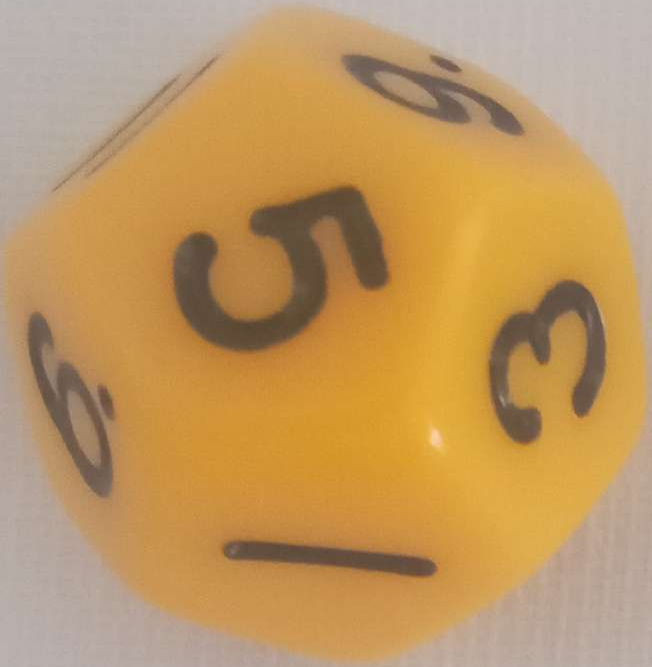
#> input picture die2.png, 652 x 667 px; its folder holds only this picture in this run
$ jupyter execute 'the project.ipynb'   (shell and % lines are left out)
#> lines starting #> are read from the running program, lines starting #| are printed output that depends on the picture; after the words box and inside, x2 and y2 are one past the last pixel; in counts of white or black regions, pixels touching at a corner belong together
[cell 1]

import cv2 # The OpenCV library; install using `pip install opencv-contrib-python`
import numpy as np # Helpful when working with arrays; install using `pip install numpy`
from matplotlib import pyplot as plt # Good for graphing; install using `pip install matplotlib`
from matplotlib import image as image
import easygui # An easy-to-use file-picker; pip install easygui

debug = 0 #set to 1 to see each step set to 0 to run fast
cursed = 0

take in the image of the dice and set it up corectly

[cell 2]
fileName = easygui.fileopenbox(filetypes=["*.jpg","*.jpeg","*.png"])
#> the answer given: die2.png
diceRaw = cv2.imread(fileName,cv2.IMREAD_COLOR)
#> diceRaw is the input picture: shape (667, 652, 3); mean B, G, R 98.2, 151.8, 191.4
#if its a jpg it will need to have its color converted
if(fileName[-4:] == ".jpg" or fileName[5:] == ".jpeg"):
    diceRaw = cv2.cvtColor(diceRaw,cv2.COLOR_RGB2BGR)
if debug == 1:
    plt.imshow(diceRaw)

make the image grey

[cell 3]
diceGrey = cv2.cvtColor(diceRaw, cv2.COLOR_BGR2GRAY)
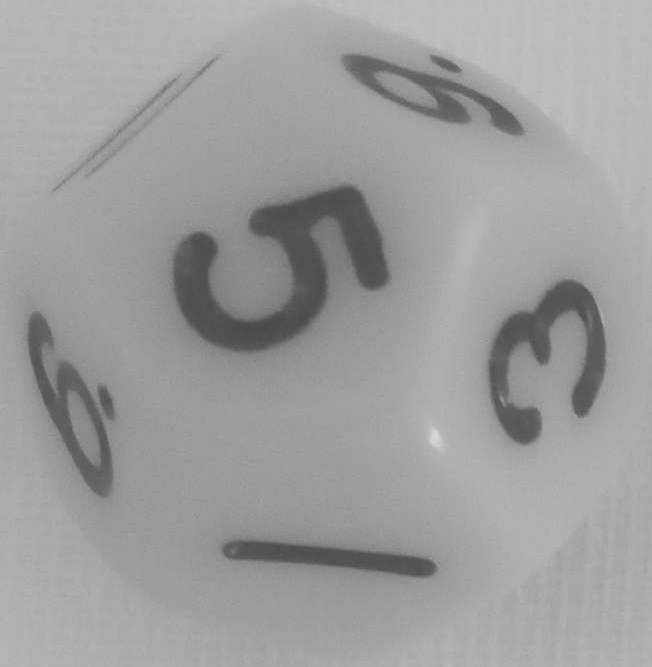
#> diceGrey: shape (667, 652); min 70, max 216, mean 157.6
if debug == 1:
    plt.imshow(diceGrey)

threhold the image (using stats!)

[cell 4]
#MAGIC
thresholdConsant = (np.mean(diceGrey) + np.std(diceGrey))/25
#> thresholdConsant = 7.26
threshholdedAllDice = cv2.adaptiveThreshold(diceGrey, 255,cv2.ADAPTIVE_THRESH_GAUSSIAN_C, cv2.THRESH_BINARY_INV, 501,thresholdConsant)
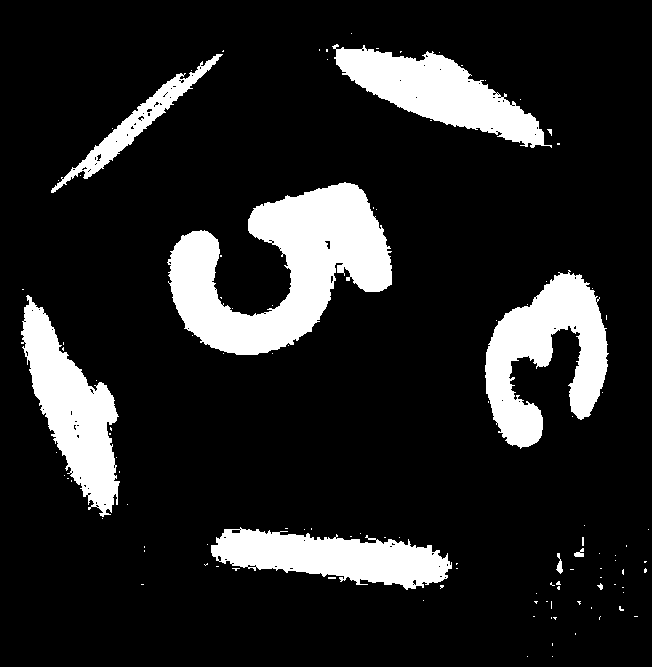
#> threshholdedAllDice: shape (667, 652); 14.4% white; 113 white regions (104 under 20 px), largest, box (x1, y1, x2, y2) and area: (167, 182, 392, 355) 19741, (485, 270, 609, 449) 11247, (21, 295, 120, 517) 9657
if debug == 1:
    plt.figure(figsize=(100,100))
    plt.imshow(threshholdedAllDice)

preform some clean up on the image so that making the conturs dosent take a millon years

[cell 5]
#MAGIC
circle4x4 = cv2.getStructuringElement(cv2.MORPH_ELLIPSE,(4,4))
circle10x10 = cv2.getStructuringElement(cv2.MORPH_ELLIPSE,(10,10))
circle3x3 = cv2.getStructuringElement(cv2.MORPH_ELLIPSE,(3,3))
circle15x15 = cv2.getStructuringElement(cv2.MORPH_ELLIPSE,(15,15))

diceMask = cv2.erode(threshholdedAllDice,circle4x4)
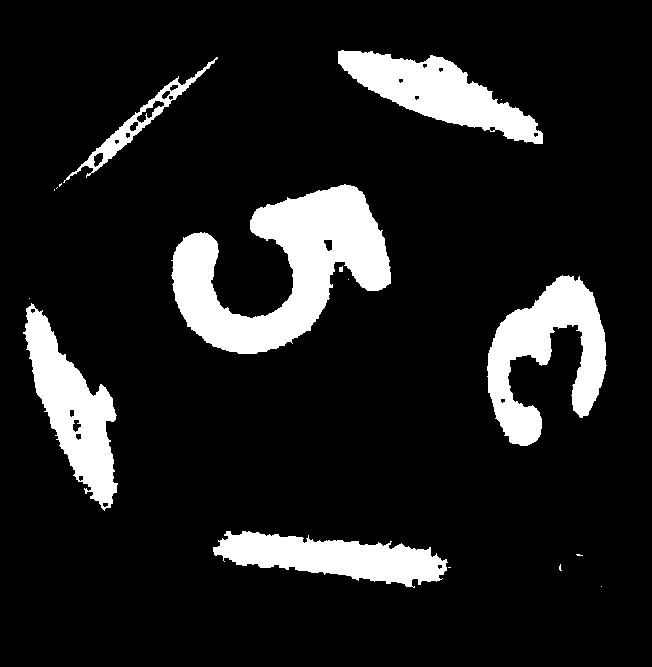
#> diceMask: shape (667, 652); 12.3% white; 17 white regions (10 under 20 px), largest, box (x1, y1, x2, y2) and area: (171, 184, 391, 354) 17902, (487, 275, 607, 446) 9783, (338, 50, 543, 144) 8262
diceMask = cv2.dilate(diceMask,circle15x15)
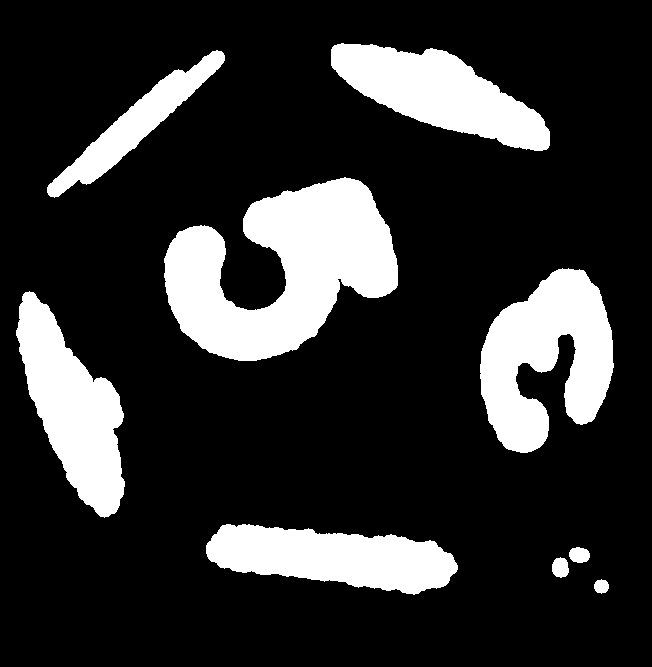
#> diceMask: shape (667, 652); 19% white; 9 white regions
#diceMask = cv2.erode(threshholdedAllDice,circle15x15)
#diceMask = cv2.dilate(diceMask,circle15x15)
#diceMask = cv2.dilate(diceMask,circle15x15)


if debug == 1:
    plt.figure(figsize=(100,100))
    plt.imshow(diceMask)

where going to make a few assumtions here:

    1 the largeret contour is a dice

    2 any contur 50 smaller than the largest contur isnt a dice

    with this we can filter out all the little dots that got left over

[cell 6]
#step 1 getting the largest contur
contours, hierarchy  = cv2.findContours(diceMask, cv2.RETR_EXTERNAL , cv2.CHAIN_APPROX_NONE)
#> contours = 9 contours; largest, box (x1, y1, x2, y2) and area: (164, 177, 398, 361) 24304, (480, 268, 614, 453) 14878, (16, 291, 125, 518) 12298, (331, 43, 550, 151) 11906, (206, 524, 458, 595) 11346
if debug == 1:
    tempImg = cv2.drawContours(diceMask, contours, -1, (255), 3)
    plt.figure(figsize=(100,100))
    plt.imshow(tempImg)

largestContour = 0
for i in range(len(hierarchy[0])):
    if debug == 1:
        print(i)
    if (cv2.contourArea(contours[i]) > cv2.contourArea(contours[largestContour])):
        largestContour = i
#> this loop made 9 passes
#> after the loop, largestContour = 6

so now that we have the largest contur where going to check each contur and see if its small than 50% of the largest one
if it is discard it if it isnt we will add its bounding box to the array

bounding boxes have a X cord a Y cord and a height and a width so the array is a 2d array with that strucher

[cell 7]
#some cursed stuff that doent work
if cursed == 1:
    firstArrayToAdd = [0,0,0,0]
    firstArrayToAdd[0],arrayToAdd[1],arrayToAdd[2],arrayToAdd[3] = cv2.boundingRect(contours[largestContour])
    boundingBoxes = [firstArrayToAdd]
    for i in range(len(hierarchy[0])):
        if debug == 1:
            print(cv2.boundingRect(contours[i]))
        if (cv2.contourArea(contours[i]) > (cv2.contourArea(contours[largestContour]))/2):
            arrayToAdd[0],arrayToAdd[1],arrayToAdd[2],arrayToAdd[3] = cv2.boundingRect(contours[i])
            if debug == 1:
                print(arrayToAdd)
            boundingBoxes.extend([arrayToAdd])
            if debug == 1:
                print("added:")
                print(arrayToAdd)
                print("bounding boxes is now:")
                print(boundingBoxes)
    if debug ==1:
        print(boundingBoxes)
else:
    boundingBoxes = []
    for i in range(len(hierarchy[0])):
        if debug == 1:
            print(cv2.boundingRect(contours[i]))
        if (cv2.contourArea(contours[i]) > (cv2.contourArea(contours[largestContour]))/2):
            j = len(boundingBoxes)
            boundingBoxes.extend([cv2.boundingRect(contours[i])])
#> after the loop, boundingBoxes = [(16, 291, 109, 227), (480, 268, 134, 185), (164, 177, 234, 184)]
    if debug == 1:
        print("bounding boxes is:")
        print(boundingBoxes)

time to crop the orginal image into indvidual dice

[cell 8]
diceImages = []
for i in range(1,int((np.size(boundingBoxes)/4))):#posibly the worst line of code ive ever writen
    x,y,w,h = boundingBoxes[i]
    diceImages.append(diceRaw[y:y+h,x:x+w])
    if debug == 1:
        print(i)
        print(boundingBoxes[i])
#> this loop made 2 passes
#> after the loop, diceImages = 2 items

ok so now that we have those images we need to detect which kind of dice they are and run a top face idenfication program on them and then read the number out of that good luck us!

[cell 9]
#debuing heres what we got:
plt.figure(figsize=(100,100))
i = 1
for image in diceImages:
    plt.subplot(3,3,i),plt.imshow(image)
    i += 1
#> this loop made 2 passes
#> i on passes 1 to 2: 2, 3
#> after the loop, i = 3
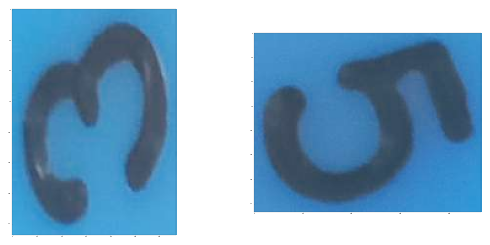
#> figure drawn by matplotlib, 2 panels
